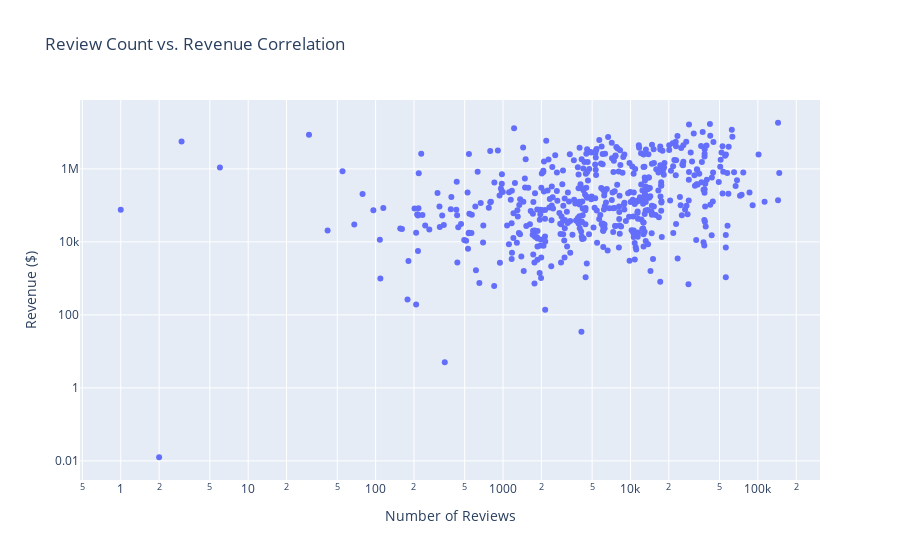

The cell this chart's notebook holds for it:
### Markdown cell above
There are deminishing returns for reviews.

### Code cell
import pandas as pd
import plotly.express as px
import plotly.graph_objects as go
from plotly.subplots import make_subplots

# Load the 'Segment Products' data
product_data = pd.read_excel('../Customer_Success_Engineer_-_Project_Data.xlsx', sheet_name='Segment Products', header=1)

# Create the scatter plot
fig = px.scatter(product_data, x='# of Reviews', y='Revenue', title='Review Count vs. Revenue Correlation')

# Improve the layout
fig.update_layout(
    xaxis_title='Number of Reviews',
    yaxis_title='Revenue ($)',
    xaxis_type='log',  # Use a log scale if the data spans several orders of magnitude
    yaxis_type='log'
)

# Show the figure
fig.show()

### Figure 1 — Plotly figure (JSON) as saved in the notebook; plotly's stock layout.template omitted (floating-point values rounded to 4 significant figures; data arrays with more than 128 entries replaced by an {"elided": "..."} marker saying what was removed)
{"data": [{"hovertemplate": "# of Reviews=%{x}<br>Revenue=%{y}<extra></extra>", "legendgroup": "", "marker": {"color": "#636efa", "symbol": "circle"}, "mode": "markers", "name": "", "orientation": "v", "showlegend": false, "type": "scatter", "x": {"elided": "561 int values"}, "xaxis": "x", "y": {"elided": "561 float values"}, "yaxis": "y"}], "layout": {"autosize": true, "legend": {"tracegroupgap": 0}, "title": {"text": "Review Count vs. Revenue Correlation"}, "xaxis": {"anchor": "y", "autorange": true, "domain": [0, 1], "range": [-0.3349, 5.502], "title": {"text": "Number of Reviews"}, "type": "log"}, "yaxis": {"anchor": "x", "autorange": true, "domain": [0, 1], "range": [-2.656, 8.02], "title": {"text": "Revenue ($)"}, "type": "log"}}}
